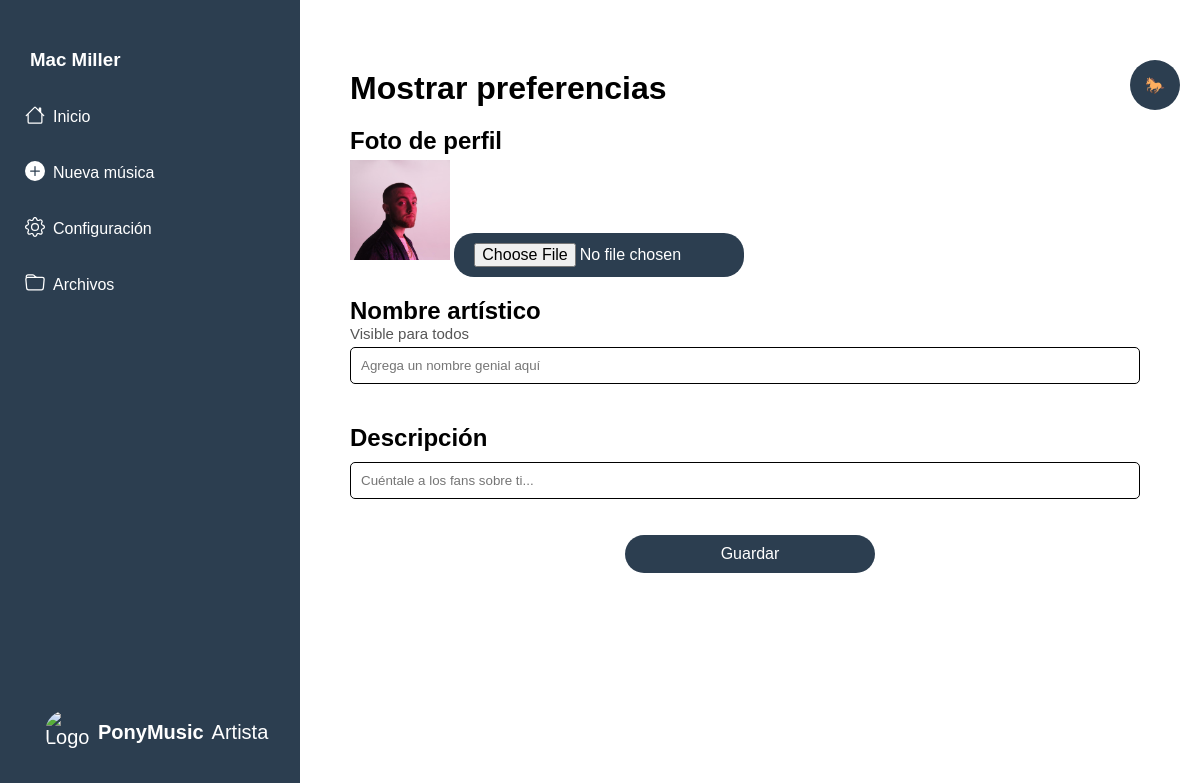
/Artista/configuracion/ (signed in), run on the app's committed database.
### Usuario/models.py (models this page shows, shortened)
class Usuario(models.Model):
    nombre = models.CharField(max_length=50)
    correo = models.EmailField()
    descripcion = models.CharField(max_length=300, default="descripcion")
    contrasenia = models.CharField(max_length=50)
    foto = models.ImageField(upload_to='Foto_perfiles/', storage= OverwriteStorage(), max_length=300, default="ruta")
    fecha_creacion = models.DateTimeField(auto_now_add=True)
    fecha_actualizacion = models.DateTimeField(auto_now=True)
    is_artist = models.BooleanField(default=False)

### Usuario/views.py (the view)
# urls.py: path('Artista/configuracion/', views.configuracion_artista, name='Artista_Configuracion'),
def configuracion_artista(request):
    usuario_id = request.session.get('usuario_id')
    if not usuario_id:
        return redirect('login')
    usuario = Usuario.objects.get(id=usuario_id)
    if request.method == 'POST':
        print("entro a post")
        nombre = request.POST.get('nombreArtistico')
        descripcion = request.POST.get('descripcion')
        foto_perfil = request.FILES.get('fotoPerfil')
        usuario.nombre = nombre
        usuario.descripcion = descripcion
        if foto_perfil:
            if usuario.foto and usuario.foto.name != 'ruta':
                try:
                    os.remove(os.path.join(settings.MEDIA_ROOT, usuario.foto.name))
                except FileNotFoundError:
                    pass
            usuario.foto.save(foto_perfil.name, foto_perfil)
        usuario.save()
        return redirect('Artista_Configuracion')
    else:
        print("entro a get")
        generos = Genero.objects.all()  # Obtener todos los géneros
        return render(request, 'Artista/Artista_Configuracion.html', {'usuario': usuario, 'generos': generos})

### Usuario/templates/Artista/Artista_Configuracion.html (shortened to what this page needs)
{% load static %}
<!DOCTYPE html>
<html lang="es">
<head>
    <link rel="stylesheet" href="{% static 'styles/Artista/Styles_Artista_Configuracion.css' %}?v=1">
</head>
<body>
    <div class="container">
        <aside class="sidebar">
            <nav>
                <ul>
                    <h3>{{ usuario.nombre }}</h3>
                    <li><a href="{% url 'Artista_Inicio' %}" class="icon-home">Inicio</a></li>
                    <li><a href="{% url 'Artista_NuevaMusica' %}" class="icon-add">Nueva música</a></li>
                    <li><a href="{% url 'Artista_Configuracion' %}" class="icon-gear">Configuración</a></li>
                    <li><a href="{% url 'Artista_Archivos' %}" class="icon-folder">Archivos</a></li>
                </ul>
            </nav>
            <div class="logo">
                <img src="../../static/images/Icon.jpg" alt="Logo de PonyMusic">
                <b>PonyMusic</b> <span>Artista</span>
            </div>
        </aside>
        <main>
            <h1>Mostrar preferencias</h1>
            <div class="info-container">
                <button class="info-btn" onclick="toggleMenu()">🐎</button>
            </div>
            <form method="POST" enctype="multipart/form-data">
                <h2 for="fotoPerfil">Foto de perfil</h2>
                {% if usuario.foto %}
                    <img src="{{ usuario.foto.url }}" alt="Foto actual" style="max-width: 100px; max-height: 100px;">
                {% else %}
                    <img src="../../static/Foto_perfiles/default.jpg" alt="Foto de perfil por defecto" style="max-width: 150px; max-height: 150px;">
                {% endif %}
                <input
                    type="file"
                    id="fotoPerfil"
                    name="fotoPerfil"
                    accept="image/*"
                >
                <h2 for="nombreArtistico">Nombre artístico</h2>
                <label for="nombreArtistico">Visible para todos</label>
                <input
                    type="text"
                    id="nombreArtistico"
                    name="nombreArtistico"
                    placeholder="Agrega un nombre genial aquí"
                >
                <h2 for="descripcion">Descripción</h2>
                <input
                    type="text"
                    id="descripcion"
                    name="descripcion"
                    placeholder="Cuéntale a los fans sobre ti..."
                >
                <input
                    type="submit"
                    value="Guardar"
                    class="guardar-btn"
                >
            </form>
        </main>
    </div>
</body>
</html>

### Usuario/static/styles/Artista/Styles_Artista_Configuracion.css (style rules this page uses)
body { font-family: Arial, sans-serif; background-color: #ffffff; margin: 0; padding: 0; }
.container { display: flex; min-height: 100vh; }
.sidebar { background-color: #2c3e50; color: #ffffff; width: 240px; padding: 30px; display: flex; flex-direction: column; justify-content: space-between; }
.sidebar ul { list-style: none; padding: 0; margin: 0; }
.sidebar ul li { padding: 16px 25px; cursor: pointer; transition: background-color 0.3s ease, color 0.3s ease; margin: 0 -30px; font-size: 16px; line-height: 1.5; }
.sidebar ul li a { color: #ffffff; text-decoration: none; display: block; white-space: nowrap; }
.sidebar .logo { display: flex; align-items: center; gap: 8px; color: #ffffff; font-size: 20px; padding: 15px; }
.sidebar .logo img { width: 45px; height: 45px; border-radius: 50%; object-fit: cover; vertical-align: text-bottom; }
.icon-home, .icon-add, .icon-gear, .icon-folder { display: flex; align-items: center; gap: 8px; }
.icon-home::before, .icon-add::before, .icon-gear::before, .icon-folder::before { content: ""; display: inline-block; width: 20px; height: 20px; background-size: contain; background-repeat: no-repeat; filter: invert(1); margin-right: 8px; vertical-align: text-bottom; }
.icon-home::before { background-image: url('../../icons/house.svg'); }
.icon-add::before { background-image: url('../../icons/add.svg'); }
.icon-gear::before { background-image: url('../../icons/gear.svg'); }
.icon-folder::before { background-image: url('../../icons/folder.svg'); }
main { flex: 1; padding: 50px; }
h1 { margin: 20px 0; }
h2 { font-weight: bold; margin-bottom: 5px; }
label { display: block; margin-top: -5px; font-size: 15px; font-weight: 300; color: #555555; }
input[type="text"], textarea, select { padding: 10px; font-family: Arial, sans-serif; border: 1px solid #000; border-radius: 5px; margin-bottom: 20px; margin-top: 5px; width: 96%; }
input[type="file"] { padding: 10px 20px; border-radius: 20px; background-color: #2c3e50; color: #fff; border: none; font-size: 16px; cursor: pointer; margin-top: 10px; display: inline-block; width: 100%; max-width: 250px; margin-left: auto; margin-right: auto; transition: background-color 0.3s ease; }
.guardar-btn { padding: 10px 20px; border-radius: 20px; background-color: #2c3e50; color: #fff; border: none; font-size: 16px; margin-top: 16px; display: block; width: 100%; max-width: 250px; margin-left: auto; margin-right: auto; }
.guardar-btn, .info-btn { transition: background-color 0.3s ease; }
.info-container { position: absolute; top: 60px; right: 20px; }
.info-btn { width: 50px; height: 50px; border-radius: 50%; background-color: #2c3e50; color: #fff; border: none; cursor: pointer; font-size: 16px; transition: background-color 0.5s ease; display: flex; align-items: center; justify-content: center; }

### data on the page
Usuario: nombre "Mac Miller", foto (picture)
